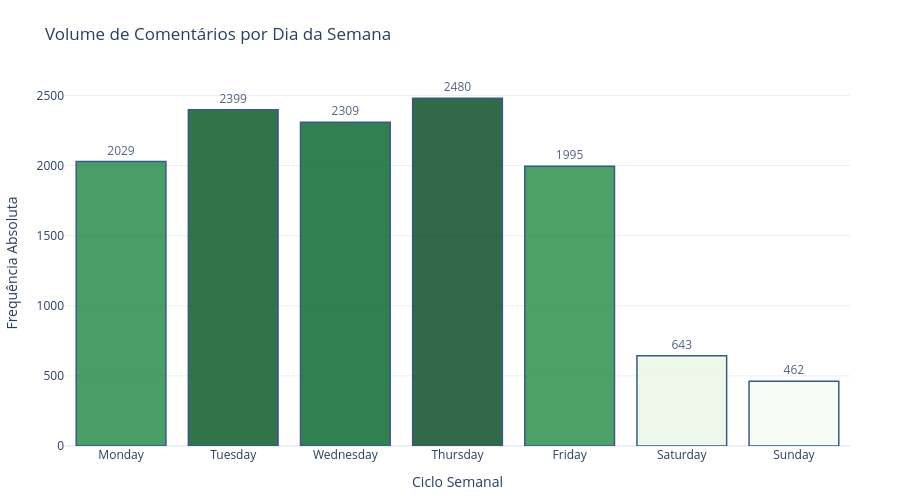

The notebook cell this image was saved under:
### Code cell
def plot_distribuicao_semanal(df_input: pd.DataFrame) -> None:
    """
    Visualiza a distribuição semanal de comentários.
    Mantém o rigor cronológico da semana para análise de sazonalidade.
    """
    
    # 1. Preparação e Ordenação
    dias_ordem = ['Monday', 'Tuesday', 'Wednesday', 'Thursday', 'Friday', 'Saturday', 'Sunday']
    
    # Contagem e transformação em DataFrame
    counts = df_input['Dia_Semana'].value_counts().reset_index()
    counts.columns = ['Dia', 'Contagem']
    
    # 2. Criação do Gráfico Dinâmico
    fig = px.bar(
        counts,
        x='Dia',
        y='Contagem',
        text='Contagem',
        title='Volume de Comentários por Dia da Semana',
        labels={'Contagem': 'Total de Menções', 'Dia': 'Dia da Semana'},
        # Forçamos a ordem cronológica via category_orders
        category_orders={"Dia": dias_ordem},
        # Usamos uma escala de verdes (identidade visual original)
        color='Contagem',
        color_continuous_scale='Greens'
    )

    # 3. Refinamento de Interface
    fig.update_traces(
        textposition='outside',
        marker_line_color='rgb(8,48,107)',
        marker_line_width=1.5,
        opacity=0.8,
        hovertemplate="<b>%{x}</b><br>Volume: %{y}<extra></extra>"
    )

    fig.update_layout(
        template="plotly_white",
        xaxis_title="Ciclo Semanal",
        yaxis_title="Frequência Absoluta",
        coloraxis_showscale=False,
        height=500,
        margin=dict(l=50, r=50, t=80, b=50)
    )

    # Exibe o gráfico
    fig.show()

# --- EXECUÇÃO ---
if 'df' in locals():
    # Verificação de segurança para a coluna
    if 'Dia_Semana' in df.columns:
        print("\n" + "=" * 60)
        print("LOG: DISTRIBUIÇÃO SEMANAL")
        print("=" * 60)
        print(df['Dia_Semana'].value_counts())
        
        plot_distribuicao_semanal(df)
    else:
        print("Erro: Coluna 'Dia_Semana' não encontrada.")
else:
    print("DataFrame 'df' não encontrado.")

### Figure 1 — Plotly figure (JSON) as saved in the notebook; plotly's stock layout.template omitted (floating-point values rounded to 4 significant figures)
{"data": [{"alignmentgroup": "True", "hovertemplate": "<b>%{x}</b><br>Volume: %{y}<extra></extra>", "legendgroup": "", "marker": {"color": [2480, 2399, 2309, 2029, 1995, 643, 462], "coloraxis": "coloraxis", "line": {"color": "rgb(8,48,107)", "width": 1.5}, "pattern": {"shape": ""}}, "name": "", "offsetgroup": "", "opacity": 0.8, "orientation": "v", "showlegend": false, "text": [2480, 2399, 2309, 2029, 1995, 643, 462], "textposition": "outside", "type": "bar", "x": ["Thursday", "Tuesday", "Wednesday", "Monday", "Friday", "Saturday", "Sunday"], "xaxis": "x", "y": [2480, 2399, 2309, 2029, 1995, 643, 462], "yaxis": "y"}], "layout": {"barmode": "relative", "coloraxis": {"colorbar": {"title": {"text": "Total de Menções"}}, "colorscale": [[0, "rgb(247,252,245)"], [0.125, "rgb(229,245,224)"], [0.25, "rgb(199,233,192)"], [0.375, "rgb(161,217,155)"], [0.5, "rgb(116,196,118)"], [0.625, "rgb(65,171,93)"], [0.75, "rgb(35,139,69)"], [0.875, "rgb(0,109,44)"], [1, "rgb(0,68,27)"]], "showscale": false}, "height": 500, "legend": {"tracegroupgap": 0}, "margin": {"b": 50, "l": 50, "r": 50, "t": 80}, "title": {"text": "Volume de Comentários por Dia da Semana"}, "xaxis": {"anchor": "y", "categoryarray": ["Monday", "Tuesday", "Wednesday", "Thursday", "Friday", "Saturday", "Sunday"], "categoryorder": "array", "domain": [0, 1], "title": {"text": "Ciclo Semanal"}}, "yaxis": {"anchor": "x", "domain": [0, 1], "title": {"text": "Frequência Absoluta"}}}}
